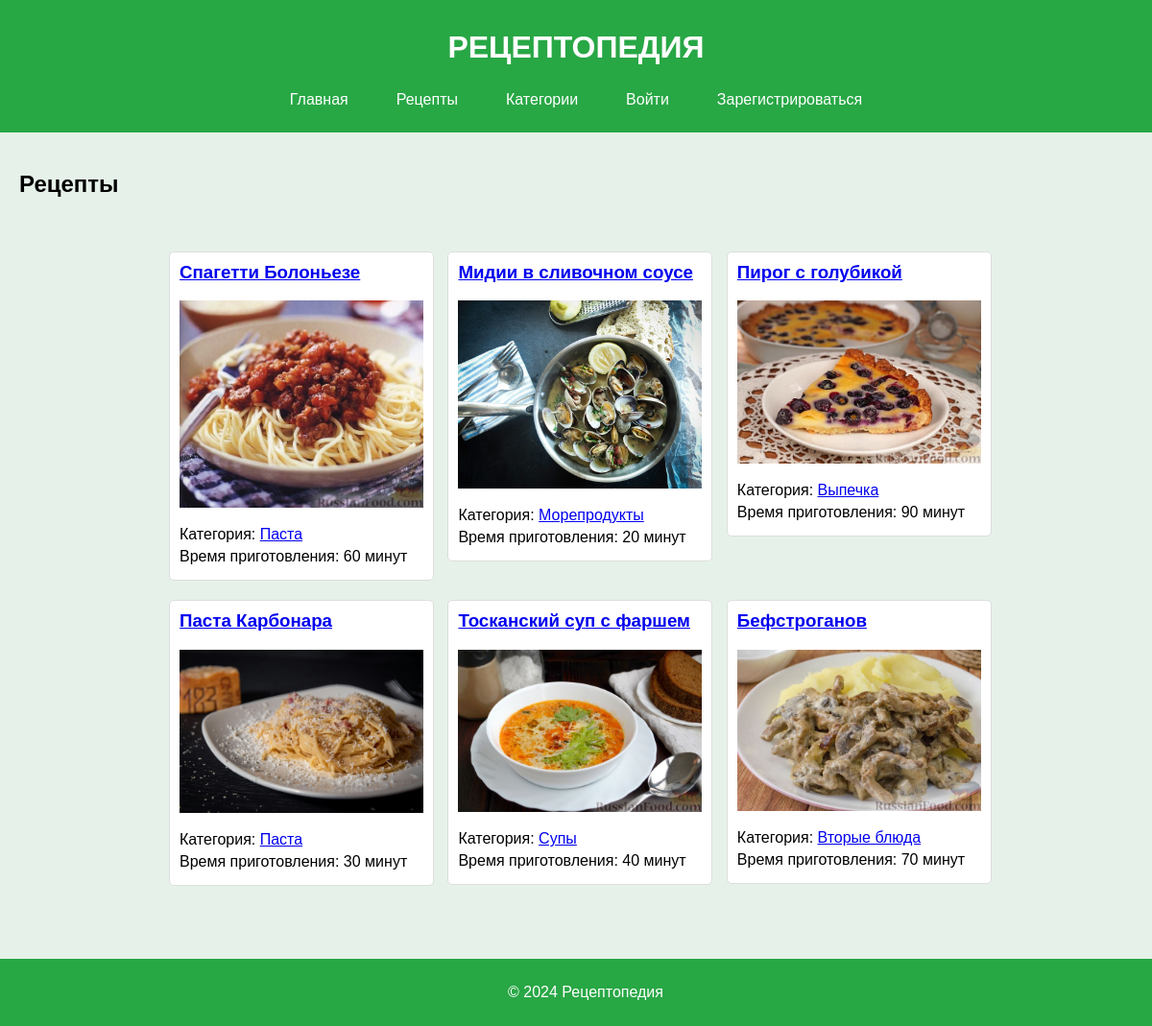
The app's page /recipes/ with its own data.
### recipesapp/models.py (models this page shows, shortened)
class Recipe(models.Model):
    title = models.CharField(max_length=200)
    image = models.ImageField(upload_to='recipe_images/')
    category = models.ManyToManyField('RecipeCategory', blank=True)
    cooking_time = models.IntegerField()  # in minutes
    ingredients = models.TextField()
    description = models.TextField()
    author = models.ForeignKey(User, on_delete=models.CASCADE)

class RecipeCategory(models.Model):
    name = models.CharField(max_length=100)

### recipesapp/views.py (the view)
# urls.py: path('recipes/', recipe_list, name='recipe_list'),
def recipe_list(request):
    recipes = Recipe.objects.all()
    return render(request, 'recipesapp/recipe_list.html', {'recipes': recipes})

### recipesapp/templates/recipesapp/recipe_list.html (shortened to what this page needs)
{% extends 'base.html' %}
{% block content %}
    <h2>Рецепты</h2>
    <div class="container">
        <ul class="recipe-list">
            {% for recipe in recipes %}
                <div class="recipe-summary">
                    <h3><a href="{% url 'recipe_detail' recipe.pk %}">{{ recipe.title }}</a></h3>
                    <img src="{{ recipe.image.url }}" alt="{{ recipe.title }}">
                    <p>Категория: {% for category in recipe.category.all %}<a href="{% url 'category_detail' category.pk %}">{{ category.name }}</a>{% if not forloop.last %}, {% endif %}{% endfor %}</p>
                    <p>Время приготовления: {{ recipe.cooking_time }} минут</p>
                </div>
            {% endfor %}
        </ul>
    </div>
{% endblock %}

### recipesapp/static/recipesapp/style.css (style rules this page uses)
body { font-family: Arial, sans-serif; margin: 0; padding: 0; background-color: #e6f2e9; }
.container { width: 80%; margin: 0 auto; padding: 20px 0; box-sizing: border-box; }
.recipe-summary { background-color: #fff; padding: 10px; margin-bottom: 20px; border: 1px solid #ddd; border-radius: 5px; width: calc(33.33% - 20px); margin-right: 10px; display: inline-block; vertical-align: top; box-sizing: border-box; }
.recipe-summary h3 { margin-top: 0; }
.recipe-summary img { max-width: 100%; height: auto; margin-bottom: 10px; }
.recipe-summary p { margin: 5px 0; }

### records on screen
Recipe: title "Спагетти Болоньезе", image (picture), cooking_time "60"
RecipeCategory: name "Паста"
Recipe: title "Мидии в сливочном соусе", image (picture), cooking_time "20"
RecipeCategory: name "Морепродукты"
Recipe: title "Пирог с голубикой", image (picture), cooking_time "90"
RecipeCategory: name "Выпечка"
Recipe: title "Паста Карбонара", image (picture), cooking_time "30"
Recipe: title "Тосканский суп с фаршем", image (picture), cooking_time "40"
RecipeCategory: name "Супы"
Recipe: title "Бефстроганов", image (picture), cooking_time "70"
RecipeCategory: name "Вторые блюда"
